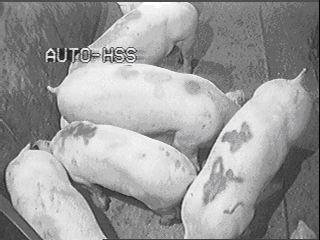
//> input picture assignment5/TestImage-even-width.bmp, 320 x 240 px
$ ./partA   (built with g++ and OpenCV 4)
//> lines starting //> are read from the running program, lines starting //| are printed output that depends on the picture; after the words box and inside, x2 and y2 are one past the last pixel; in counts of white or black regions, pixels touching at a corner belong together
#include <opencv2/core/core.hpp>
#include <opencv2/highgui/highgui.hpp>
#include "opencv2/imgproc/imgproc.hpp"
#include <opencv2/opencv.hpp>
#include <algorithm>
#include <iostream>
#include <math.h>
#include <stdlib.h>
using namespace cv;
using namespace std;
int average4x4(Mat image,int y, int x){
	int retVal=0;
	for(int i=y;i<y+4;++i){
		for(int j=x;j<x+4;++j){
			retVal+=image.at<uchar>(i,j);

		}

	}
	return retVal/16;

}

float distance(Mat image, Point2i pt1, Point2i pt2){
	float ret_val=0;
	for(int i=0; i<4 ; ++i){
		for(int j=0 ; j<4 ; ++j){
			Point2i start(pt1.x+i, pt1.y+j);
			Point2i finish(pt2.x+i, pt2.y+j);
			ret_val += ((image.at<uchar>(start) - image.at<uchar>(finish))*(image.at<uchar>(start) - image.at<uchar>(finish)));


		}

	}
	ret_val=sqrt(ret_val);
	return ret_val;
}


Point2i NN_dist(Mat image, Point2i start){
	Point2i ret_val(0,0);
	float minium=1000000;
	for(int i=0;i<image.rows/2;i+=4){
		for(int j=0;j<image.cols;j+=4){
			float current=distance(image,start,Point2i(j,i));
			if(current<minium){
				minium=current;
				ret_val=Point2i(j,i);
			}

		}

	}
	return ret_val;
}

// [55 lines left out: functions NN, class_avg, not called in this run]

Mat M1(Mat image,int start,int end){
    Mat ret_val=image.clone();
    for(int y=start;y<end;y+=4){
    	for(int x = 0 ; x < image.cols ; x+=4){

	     int avginten=average4x4(image,y,x);
	     int set_val=0;

	     /////////////set the value///////////////
	     if((avginten>=0)&&(avginten<125)){
	     	set_val=10;
	     }
	     else if((avginten>=125)&&(avginten<175)){
	    	set_val=130;
	     }
	     else{
	    	set_val=255;
	     }
             //////////set the value///////////////


            /////////////set//////////////
	     for(int i=y;i<y+4;++i){
		for(int j=x;j<x+4;++j){
			ret_val.at<uchar>(i,j)=set_val;

		}

	     }
	    /////////////set///////////////

	}
    }
    return ret_val;
}


Mat N1(Mat image){
   Mat ret_val=image.clone();
   for(int y=(image.rows/2);y<image.rows;y+=4){
   	for(int x=0;x<image.cols;x+=4){
		//find the nearest point
		//determine the average intensity of of that nearest point

	     Point2i nearest=NN_dist(image,Point2i(x,y));
             int avginten=average4x4(image,nearest.y,nearest.x);
	     int set_val=0;
	     /////////////set the value///////////////
	     if((avginten>=0)&&(avginten<125)){
	     	set_val=10;
	     }
	     else if((avginten>=125)&&(avginten<175)){
	    	set_val=130;
	     }
	     else{
	    	set_val=255;
	     }
             //////////set the value///////////////


            /////////////set//////////////
	     for(int i=y;i<y+4;++i){
		for(int j=x;j<x+4;++j){
			ret_val.at<uchar>(i,j)=set_val;

		}

	     }
	    /////////////set///////////////
		//set the intesity of the current 4x4
	}

   }

   return ret_val;
}

// [97 lines left out: functions N2, N3, N4, not called in this run]


vector<uchar> locate_center(Mat image, vector<Point2i>points){
	vector<long> centernew(16,0);
	for(int i=0;i<points.size();++i){
		for(int a=0;a<4;++a){
			for(int b=0;b<4;++b){
				centernew[b*4+a] += image.at<uchar>(Point2i(points[i].x + a,points[i].y + b));

			}
		}
	}
	vector<uchar> totalnew(16,0);
	for(int i=0;i<16;++i){
		totalnew[i]=(uchar)(centernew[i]/points.size());

	}
	return totalnew;
}


float kmeans_dist(Mat image, Point2i point, vector<uchar> value){
	float distance=0;
	for(int a=0;a<4;++a){
		for(int b=0;b<4;++b){
			Point2i current(point.x+a, point.y+b);
			if((current.x<image.cols)&&(current.y<image.rows)){
				uchar current_val=value[a+b*4];
				distance = distance + ((image.at<uchar>(current)-current_val)*(image.at<uchar>(current)-current_val));

			}
		}
	}


	return sqrt(distance);
}


int minindft(vector<float> ft_vals){
	int retval=0;
	float min=ft_vals[0];
	for(int i=1;i<ft_vals.size();++i){
		if(min > ft_vals[i]){
			retval=i;
			min=ft_vals[i];
		}

	}
	return retval;
}

int minindint(vector<int> char_vals){
	int retval=0;
	uchar min=char_vals[0];
	for(int i=1;i<char_vals.size();++i){
		if(min > char_vals[i]){
			retval=i;
			min=char_vals[i];
		}

	}
	return retval;
}

double calc_error(Mat image1,Mat image2){
	int vCount=0;
	double dCount=0;
	for(int i=image1.rows/2;i<image1.rows;i+=4){
		for(int j=image1.cols/2;j<image1.cols;j+=4){
			++vCount;
			if(image1.at<uchar>(i,j)!=image2.at<uchar>(i,j)){
				++dCount;
			}


		}

	}
	return dCount/vCount;
}


Mat K1(Mat image){
	vector<uchar> labels (3);
	Mat ret_val=image.clone();
	vector<Point2i> center_def = {Point2i(0,0), Point2i(6,0), Point2i(12,0)};
	vector<vector<Point2i>> class_def(3);
	bool center_move=true;

	//////////////////////////////////////////start kmeans rep steps////////////////////////////////////////////////
	while(center_move) {


	////////////////////////////clean classes///////////////////////////////
        for(int i = 0; i < 3; ++i) {
            class_def[i].clear();
            class_def[i].push_back(center_def[i]);
        }
	//////////////////////////////////////////////////////////////////////


        ///////////////////////////// sort into classes/////////////////////////////////////////////
        for(int row = 0; row < image.rows/2; row+=4){
            for(int col = 0; col < image.cols; col+=4) {
                Point2i p(col, row);

		if(p == center_def[0] || p == center_def[1] || p == center_def[2]){
		       	continue;
		}//ignore centers

                vector<float> mins = {distance(image,p,center_def[0]), distance(image,p,center_def[1]), distance(image,p,center_def[2])};
                class_def[minindft(mins)].push_back(p);
		//calculate distances and get the smallest one
            }
	}
	////////////////////////////////////////////////////////////////////////////////////////////


        center_move = false;


        vector<Point2i> new_center_def(3);

        /////////////////////////////////////// calc new center///////////////////////////////////////////
        for(int i = 0; i < 3; ++i) {
            auto newCenter = locate_center(image, class_def[i]);

            double min = 10000000;
            Point2i newPoint = center_def[i];

            for(int row = 0; row < image.rows/2; ++row)
                for(int col = 0; col < image.cols; ++col) {
                    double dist = kmeans_dist(image, Point2i(col, row), newCenter);
                    if(min > dist) {
                        newPoint = Point2i(col, row);
                        min = dist;
                    }
                }


            new_center_def[i] = newPoint;
        }

	//////////////////////////////////////////////////////////////////////////////////////////////

        ///////////////////////////////////////check if centers changed if so continue with while///////////////////////////////////////////////
        for(auto p : new_center_def) {
            if(p != center_def[0] && p != center_def[1] && p != center_def[2]) {
                center_move = true;
                break;
            }
        }///////////////////////////////////////////////////////////////////////////////////////////////////////////////////////////////////////

        center_def = new_center_def;

    }/////////////////////////////////////////////end of while loop/////////////////////////////////////////////////////////


    ////////////////////////////////////////// clean classes///////////////////////////////////////////////////
    for(int i = 0; i < 3; ++i) {
        class_def[i].clear();
        class_def[i].push_back(center_def[i]);
    }
    ////////////////////////////////////////////////////////////////////////////////////////////////////////////

    ////////////////////////////////////////////// add values///////////////////////////////////////
    for(int i = 0; i < image.rows/2; i+=4){
        for(int j = 0; j < image.cols; j+=4) {
            Point2i p(j, i);

            if(p == center_def[0] || p == center_def[1] || p == center_def[2]){
		    continue;
	    }

            vector<float> miniums = {distance(image,p,center_def[0]), distance(image,p,center_def[1]), distance(image,p,center_def[2])};
            class_def[minindft(miniums)].push_back(p);
        }
    }

    ///////////////////////////////////////////////////////////////////////////////////////////////////////////////////////////////////

    vector<int> intens = {average4x4(image, center_def[0].y, center_def[0].x),average4x4(image, center_def[1].y, center_def[1].x),average4x4(image, center_def[2].y, center_def[2].x)};


    ///////////////////////////////////////determine labels///////////////////////////////////////////////
    int smallest = minindint(intens);

    labels[smallest] = 0;
    if(intens[(smallest+1)%3] > intens[(smallest+2)%3]) {
        labels[(smallest+1)%3] = 255;
        labels[(smallest+2)%3] = 128;
    }
    else {
        labels[(smallest+2)%3] = 255;
        labels[(smallest+1)%3] = 128;
    }
    ////////////////////////////////////////////////////////////////////////////////////////////////////////

    //////////////////////////////color clusters//////////////////////////////////////////////
    int label = 0;
    for(int v=0;v<class_def.size();++v) {
        for(auto p : class_def[v]){

	     for(int i=0;i<4;++i){
		for(int j=0;j<4;++j){
			ret_val.at<uchar>(p.y+i,p.x+j)=labels[label];

		}

	     }

	}
	label++;
    }
    /////////////////////////////////////////////////////////////////////////////////////////


return ret_val;

}

int main( int argc, char** argv ){

    Mat odd,even,thresEven,thresOdd;
    //char exit;
    even = imread("TestImage-even-width.bmp", IMREAD_GRAYSCALE);   // Read the file
//> even: 240 rows x 320 cols, CV_8UC1; min 4, max 255, mean 154.2
    odd = imread("TestImage-odd-width.bmp", IMREAD_GRAYSCALE);   // Read the file
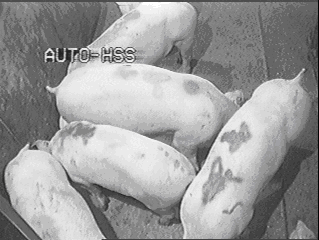
//> input picture assignment5/TestImage-odd-width.bmp, 319 x 240 px
//> odd: 240 rows x 319 cols, CV_8UC1; min 4, max 255, mean 154.4
    Mat test=even.clone();
    Mat fullycorrect=M1(test,test.rows/2,test.rows);
//> after the loop in M1, `for(int y=start;y<end;y+=4)`:
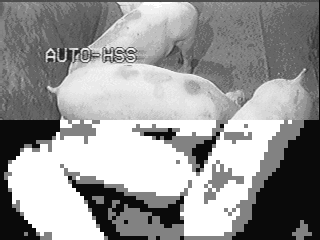
//> ret_val: 240 rows x 320 cols, CV_8UC1; min 4, max 255, mean 151.4
    Mat traindata=M1(test,0,test.rows/2);
//> call 2 of M1, with start = 0, end = 120
//> after the loop in M1 (call 2), `for(int y=start;y<end;y+=4)`:
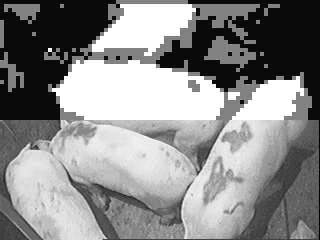
//> ret_val: 240 rows x 320 cols, CV_8UC1; min 4, max 255, mean 138.6
    // [5 lines of commented-out code are left out]
    imshow("My K1",K1(even));
//> after the loop in K1, `while(center_move)`: class_def = 3 contours; box (x1, y1, x2, y2) and area: (0, 0, 309, 117) 6348, (48, 4, 301, 117) 2936, (0, 0, 317, 117) 1206; center_move = false
//> the loop in average4x4, `for(int i=y;i<y+4;++i)` made 4 passes
//> retVal on passes 1 to 4: 401, 802, 1210, 1618
//> after the loop in average4x4, `for(int i=y;i<y+4;++i)`: retVal = 1618
//> the loop in average4x4 (call 2), `for(int i=y;i<y+4;++i)` made 4 passes
//> retVal on passes 1 to 4: 860, 1720, 2580, 3440
//> in K1, `vector<int> intens = {average4x4(image, center_def[0].y, center_def[0]..`: intens = [101, 215, 133]
//> in minindint, `uchar min=char_vals[0];`: min = 101
//> the loop in minindint, `for(int i=1;i<char_vals.size();++i)` made 2 passes
//> after the loop in minindint, `for(int i=1;i<char_vals.size();++i)`: retval = 0; min = 101
//> in K1, `int smallest = minindint(intens);`: smallest = 0
//> in K1, `labels[(smallest+1)%3] = 255;`: labels = [0, 255, 0]
//> in K1, `labels[(smallest+2)%3] = 128;`: labels = [0, 255, 128]
//> the loop in K1, `for(int v=0;v<class_def.size();++v)` made 3 passes
//> after the loop in K1, `for(int v=0;v<class_def.size();++v)`:
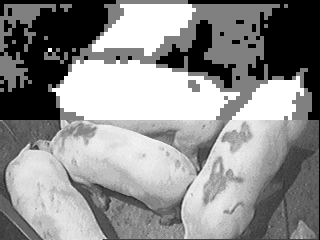
//> ret_val: 240 rows x 320 cols, CV_8UC1; min 0, max 255, mean 141.5
//> after the loop in K1, `for(int v=0;v<class_def.size();++v)`: label = 3
    //imshow("My T1",fullycorrect);
    cout<<"-------------------------error rate-------------------------\n"<<calc_error(fullycorrect,N1(even))*100<<"\n"<<"-----------------------------------------";
//> the loop in calc_error, `for(int i=image1.rows/2;i<image1.rows;i+=4)` made 30 passes
//> (vCount, dCount) on passes 1 to 12: (40, 0), (80, 3), (120, 4), (160, 7), (200, 9), (240, 11), (280, 14), (320, 14), (360, 14), (400, 15), (440, 16), (480, 17)
//> after the loop in calc_error, `for(int i=image1.rows/2;i<image1.rows;i+=4)`: vCount = 1200; dCount = 46
//| -------------------------error rate-------------------------
//| 3.83333
//| -----------------------------------------

    waitKey(0);                                          // Wait for a keystroke in the window
    return 0;
}


/*
 *K1 - k means
 *M1 - class thresholding see sheet
 *N1-N4 - nearest neighbor
 *T1 - manual grouping of 4 by 4
 *E - error btwn N1 to T1
 *
 *
 *row=y
 *col=x
 *
 * */
